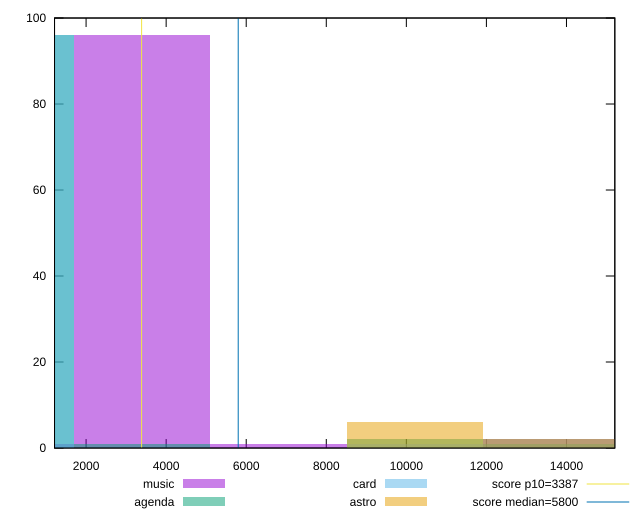

Generate this figure with gnuplot:
reset

$music <<EOF
13615.697378870049 2
3403.924344717512 96
6807.848689435024 1
0 1
EOF

$agenda <<EOF
10211.773034152537 2
13615.697378870049 1
0 96
3403.924344717512 1
EOF

$card <<EOF
10211.773034152537 1
13615.697378870049 2
0 96
EOF

$astro <<EOF
13615.697378870049 2
10211.773034152537 6
EOF

set key outside below
set boxwidth 3403.924344717512
set xrange [1211.7930000000001:15207.804060368153]
set yrange [0:100]
set trange [0:100]
set style fill transparent solid 0.5 noborder

set parametric
set terminal svg size 640, 520 enhanced background rgb 'white'
set output "report/report_00029_2021-02-24T13-36-40.390Z/speed-index/comparison/histogram/all_raw.svg"

plot $music title "music" with boxes, \
     $agenda title "agenda" with boxes, \
     $card title "card" with boxes, \
     $astro title "astro" with boxes, \
     3387,t title "score p10=3387", \
     5800,t title "score median=5800"

reset
